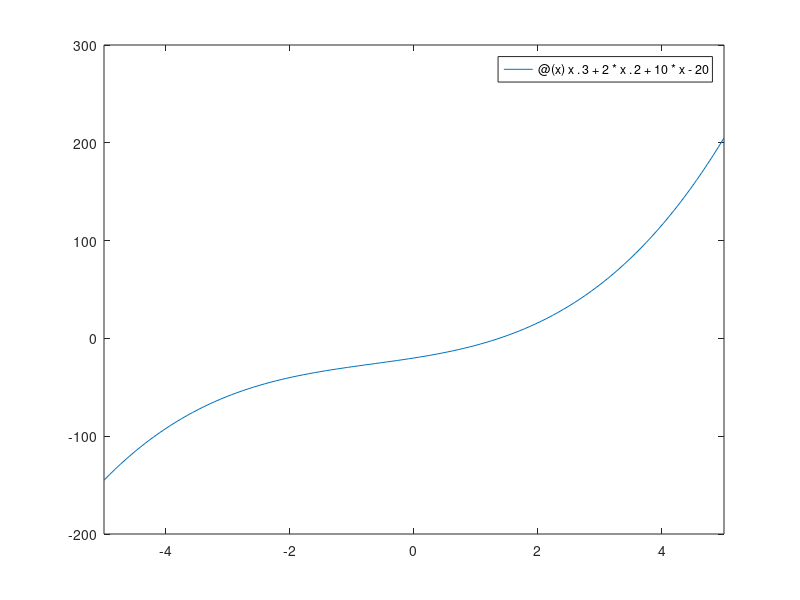

Source code (MATLAB): (Note: this script raises an error after producing the figure.)
clc,clear all,close all
format longG
func = @(x) x.^3 + 2 * x.^2 + 10 * x -20;

low = [0,0,0,0,0,0];

high = [2.0,2.0,2.0,10.0,10.0,10.0];

tolerance = [1e-6,1e-8,1e-10,1e-6,1e-8,1e-10];

m_old=0;

plot_it = 1;

figure(1)
fplot(func)
hAxis = gca;
hAxis.XAxisLocation = 'origin';
hAxis.YAxisLocation = 'origin';
title('Function')

for n= 4:6
    x = bisection(func, low(n), high(n), tolerance(n),n,m_old,plot_it); 
    plot_it = plot_it + 3;
end

function  m = bisection(f, low, high, tol,n,m_old,plot_it)
disp('Bisection Method'); 


x_lim_down = low;
x_lim_up = high;

f_result = [];
x_result = [];
iterations=[];
error = [];

% Evaluate both ends of the interval
y1 = f(low);
y2 = f(high);
i = 0; 

% Display error and finish if signs are not different
if y1 * y2 > 0
   disp('Have not found a change in sign. Will not continue...');
   m = 'Error'
   return
end 

% Work with the limits modifying them until you find a function close enough to zero.
disp('Iter    low              high            x0              f(x0)');
while (abs((high + low)/2) >= tol)
    i = i + 1;
    
    % Find a new value to be tested as a root
    
    m = low + (high - low)/2;
    y3 = f(m);
    if y3 == 0 || (high - low)/2<tol 
        fprintf('Root at x = %f \n\n', m);
        w = f(m);
        sprintf('\n x = %.16f produces f(x) = %.16f \n %i iterations\n',m,y3,i-1)
        sprintf('Approximation with tolerance = %.16f \n', vpa(tol))
        figure(2)
        subplot(3,3,plot_it)
        plot(iterations,f_result)
        
        title('Iteration vs f(x)')
        xlabel('Iterations');
        ylabel('f(x)');
        subplot(3,3,plot_it + 1)
        plot(iterations,x_result)
       
        title('Iteration vs X0')
        xlabel('Iterations')
        ylabel('x0')
        
        
        subplot(3,3,plot_it + 2)
        plot(iterations,error)
        
        title('Iteration vs Error')
        xlabel('Iterations')
        ylabel('Error')
        return
    end
    %if i<5
       sprintf('%2i \t %.16f \t %.16f \t %.16f \t %.16f \n', i-1, low, high, m,y3)   
    %end
    
    error(end + 1) = m-m_old;
    iterations(end+1) = i-1;
    x_result(end + 1) = m;
    f_result(end + 1) = y3;
   
    % Update the limits
    if y1 * y3 > 0
        low = m;
        m_old = m;
        y1 = y3;
    else
        high = m;
        m_old = m;
    end
end 

end
